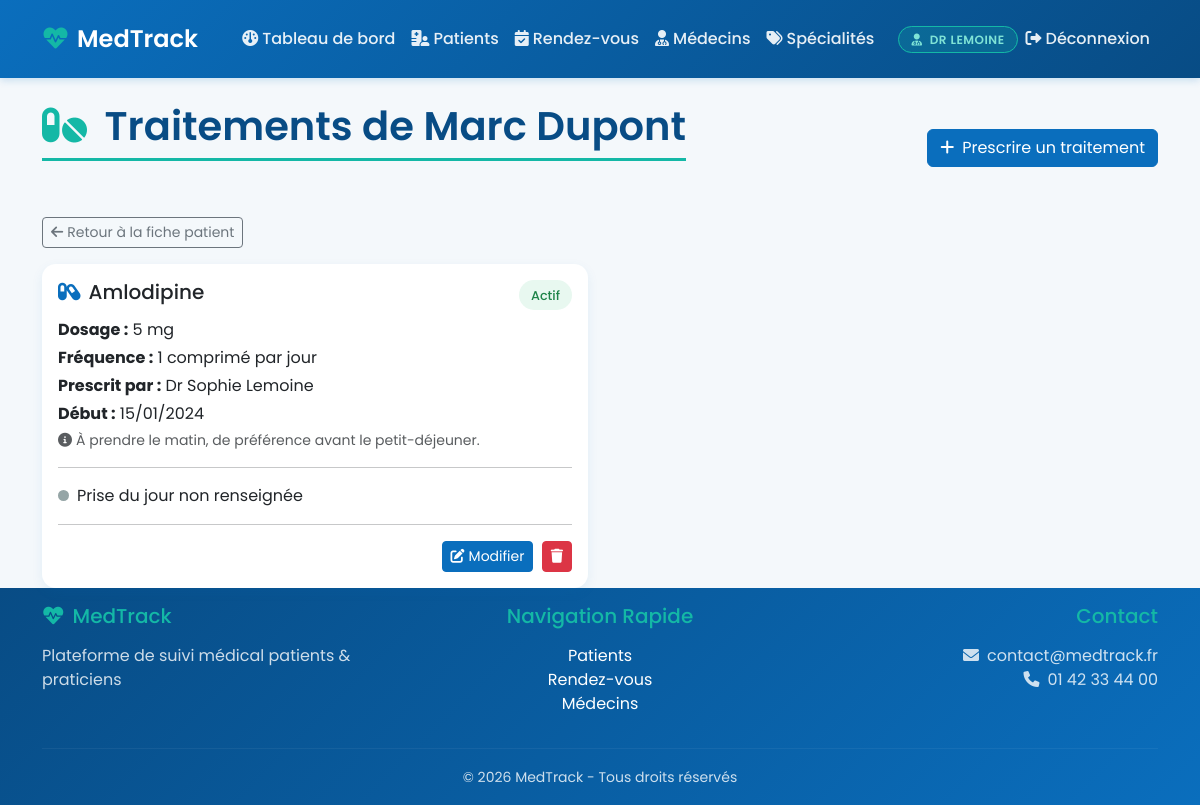
/modules/traitements/liste.php?id_patient=1 (signed in), run on the app's committed database.
### tables this page shows
CREATE TABLE patients (
    id_patient INT AUTO_INCREMENT PRIMARY KEY,
    nom VARCHAR(100) NOT NULL,
    prenom VARCHAR(100) NOT NULL,
    email VARCHAR(150) NOT NULL UNIQUE,
    telephone VARCHAR(20),
    date_naissance DATE,
    adresse TEXT,
    groupe_sanguin ENUM('A+','A-','B+','B-','AB+','AB-','O+','O-') DEFAULT NULL,
    allergies TEXT,
    antecedents TEXT,
    notes_medecin TEXT,
    id_medecin_referent INT DEFAULT NULL,
    date_creation TIMESTAMP DEFAULT CURRENT_TIMESTAMP,
    FOREIGN KEY (id_medecin_referent) REFERENCES medecins(id_medecin) ON DELETE SET NULL ON UPDATE CASCADE
);

CREATE TABLE traitements (
    id_traitement INT AUTO_INCREMENT PRIMARY KEY,
    id_patient INT NOT NULL,
    id_medecin_prescripteur INT DEFAULT NULL,
    nom_medicament VARCHAR(150) NOT NULL,
    dosage VARCHAR(100),
    frequence VARCHAR(100),
    date_debut DATE NOT NULL,
    date_fin DATE DEFAULT NULL,
    instructions TEXT,
    statut ENUM('actif','termine','arrete') DEFAULT 'actif',
    date_creation TIMESTAMP DEFAULT CURRENT_TIMESTAMP,
    FOREIGN KEY (id_patient) REFERENCES patients(id_patient) ON DELETE CASCADE ON UPDATE CASCADE,
    FOREIGN KEY (id_medecin_prescripteur) REFERENCES medecins(id_medecin) ON DELETE SET NULL ON UPDATE CASCADE
);

CREATE TABLE medecins (
    id_medecin INT AUTO_INCREMENT PRIMARY KEY,
    nom VARCHAR(100) NOT NULL,
    prenom VARCHAR(100) NOT NULL,
    email VARCHAR(150) NOT NULL UNIQUE,
    telephone VARCHAR(20),
    id_specialite INT DEFAULT NULL,
    date_creation TIMESTAMP DEFAULT CURRENT_TIMESTAMP,
    FOREIGN KEY (id_specialite) REFERENCES specialites(id_specialite) ON DELETE SET NULL ON UPDATE CASCADE
);

### includes/auth.php (called while the page is built, shortened)
<?php
function resolvePatientScope($baseUrl) {
    $user = $_SESSION['user'];
    if (isset($_GET['id_patient']) && is_numeric($_GET['id_patient'])) {
        return (int)$_GET['id_patient'];
    }
    return null;
}

### modules/traitements/liste.php (the view, shortened to what this page needs)
<?php
require_once '../../config/database.php';
require_once '../../includes/auth.php';
$baseUrl = '/patient_tracker';
$idPatient = resolvePatientScope($baseUrl);
include '../../includes/header.php';
$stmtPatient = $pdo->prepare("SELECT nom, prenom FROM patients WHERE id_patient = ?");
$stmtPatient->execute([$idPatient]);
$patientInfo = $stmtPatient->fetch();
$stmt = $pdo->prepare("
    SELECT t.*, m.nom AS m_nom, m.prenom AS m_prenom,
           (SELECT pris FROM prises_medicament pm WHERE pm.id_traitement = t.id_traitement AND pm.date_prise = CURDATE()) AS pris_aujourdhui
    FROM traitements t
    LEFT JOIN medecins m ON t.id_medecin_prescripteur = m.id_medecin
    WHERE t.id_patient = ?
    ORDER BY t.statut = 'actif' DESC, t.date_debut DESC
");
$stmt->execute([$idPatient]);
$traitements = $stmt->fetchAll();
?>
<div class="container mt-4">
    <div class="d-flex justify-content-between align-items-center mb-4 flex-wrap gap-2">
        <h1 class="page-title">
            <i class="fas fa-pills"></i>
            <?php echo $user['role'] === 'medecin' ? 'Traitements de ' . htmlspecialchars($patientInfo['prenom'] . ' ' . $patientInfo['nom']) : 'Mes traitements'; ?>
        </h1>
        <?php if ($user['role'] === 'medecin'): ?>
            <button type="button" class="btn btn-primary" data-bs-toggle="modal" data-bs-target="#ajoutTraitementModal">
                <i class="fas fa-plus me-2"></i>Prescrire un traitement
            </button>
        <?php endif; ?>
    </div>
    <?php if ($user['role'] === 'medecin'): ?>
        <a href="../patients/fiche.php?id=<?php echo $idPatient; ?>" class="btn btn-outline-secondary btn-sm mb-3"><i class="fas fa-arrow-left me-1"></i>Retour à la fiche patient</a>
    <?php endif; ?>
    <div class="row g-4">
        <?php foreach ($traitements as $t): ?>
            <div class="col-md-6">
                <div class="card h-100">
                    <div class="card-body">
                        <div class="d-flex justify-content-between align-items-start mb-2">
                            <h5 class="card-title mb-0"><i class="fas fa-capsules me-2" style="color: var(--medical-blue);"></i><?php echo htmlspecialchars($t['nom_medicament']); ?></h5>
                            <span class="badge-statut badge-<?php echo $t['statut']; ?>"><?php echo ucfirst($t['statut']); ?></span>
                        </div>
                        <p class="mb-1"><strong>Dosage :</strong> <?php echo htmlspecialchars($t['dosage'] ?: '—'); ?></p>
                        <p class="mb-1"><strong>Fréquence :</strong> <?php echo htmlspecialchars($t['frequence'] ?: '—'); ?></p>
                        <p class="mb-1"><strong>Prescrit par :</strong> <?php echo $t['m_nom'] ? 'Dr ' . htmlspecialchars($t['m_prenom'] . ' ' . $t['m_nom']) : '—'; ?></p>
                        <p class="mb-1"><strong>Début :</strong> <?php echo date('d/m/Y', strtotime($t['date_debut'])); ?>
                        </p>
                        <?php if ($t['instructions']): ?>
                            <p class="text-muted small mb-2"><i class="fas fa-circle-info me-1"></i><?php echo htmlspecialchars($t['instructions']); ?></p>
                        <?php endif; ?>
                        <?php if ($t['statut'] === 'actif'): ?>
                            <hr>
                            <div class="d-flex justify-content-between align-items-center">
                                <span>
                                    <?php if ($t['pris_aujourdhui'] === null): ?>
                                        <span class="status-dot status-gris"></span>Prise du jour non renseignée
                                    <?php elseif ($t['pris_aujourdhui']): ?>
                                        <span class="status-dot status-vert"></span>Pris aujourd'hui
                                    <?php else: ?>
                                        <span class="status-dot status-rouge"></span>Non pris aujourd'hui
                                    <?php endif; ?>
                                </span>
                            </div>
                        <?php endif; ?>
                        <?php if ($user['role'] === 'medecin'): ?>
                            <hr>
                            <div class="text-end">
                                <button class="btn btn-sm btn-primary me-1" onclick='editTraitement(<?php echo json_encode($t, JSON_HEX_APOS | JSON_HEX_QUOT); ?>)'>
                                    <i class="fas fa-edit me-1"></i>Modifier
                                </button>
                                <button class="btn btn-sm btn-danger" onclick="confirmerSuppression('supprimer.php', 'id_traitement', <?php echo $t['id_traitement']; ?>, 'Supprimer ce traitement ?')">
                                    <i class="fas fa-trash"></i>
                                </button>
                            </div>
                        <?php endif; ?>
                    </div>
                </div>
            </div>
        <?php endforeach; ?>
    </div>
</div>
<?php include '../../includes/footer.php'; ?>

### assets/css/styles.css (style rules this page uses)
:root { --medical-blue: #0a6ebd; --medical-blue-dark: #084c85; --medical-blue-light: #2e94e0; --medical-teal: #14b8a6; --medical-red: #e63946; --white: #ffffff; --gray-50: #f4f8fb; --gray-100: #eef3f8; --gray-200: #e2e9f0; --gray-800: #2c3e50; --dark: #1a2332; }
body { background-color: var(--gray-50); font-family: 'Poppins', sans-serif; min-height: 100vh; display: flex; flex-direction: column; margin: 0; }
.container { flex: 1 0 auto; }
.card { border: none; border-radius: 14px; box-shadow: 0 4px 12px rgba(10, 110, 189, 0.08); transition: transform 0.25s, box-shadow 0.25s; }
.btn-primary { background-color: var(--medical-blue); border-color: var(--medical-blue); }
.status-dot { width: 11px; height: 11px; border-radius: 50%; display: inline-block; margin-right: 8px; }
.status-gris { background-color: #95a5a6; }
.badge-statut { padding: 0.35rem 0.75rem; border-radius: 20px; font-size: 0.8rem; font-weight: 500; }
.badge-actif { background-color: #e8f8f0; color: #1e8449; }
.page-title { color: var(--medical-blue-dark); font-weight: 600; margin-bottom: 2rem; padding-bottom: 0.5rem; border-bottom: 3px solid var(--medical-teal); display: inline-block; }
.page-title i { color: var(--medical-teal); margin-right: 0.5rem; }

### data on the page
patients: prenom+nom "Marc Dupont"
traitements: nom_medicament "Amlodipine", statut "Actif", dosage "5 mg", frequence "1 comprimé par jour", id_medecin_prescripteur.nom "Sophie Lemoine", date_debut "15/01/2024", instructions "À prendre le matin, de préférence avant le petit-déjeuner.", shows "Prise du jour non renseignée"

### other printed values
$user['nom_affiche'] "DR LEMOINE"
